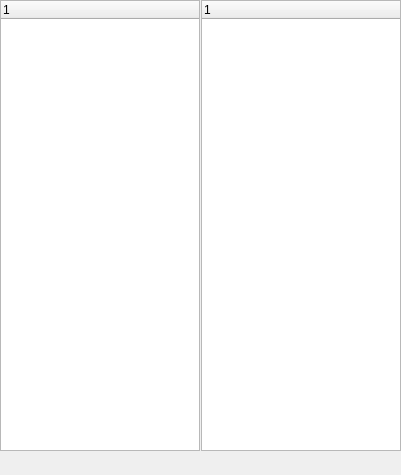
<?xml version="1.0" encoding="UTF-8"?>
<ui version="4.0">
 <class>CDataZoneRight</class>
 <widget class="QDockWidget" name="CDataZoneRight">
  <property name="geometry">
   <rect>
    <x>0</x>
    <y>0</y>
    <width>401</width>
    <height>475</height>
   </rect>
  </property>
  <property name="windowTitle">
   <string>DataZoneRight</string>
  </property>
  <widget class="QWidget" name="dockWidgetContents">
   <widget class="QWidget" name="layoutWidget">
    <property name="geometry">
     <rect>
      <x>0</x>
      <y>0</y>
      <width>401</width>
      <height>451</height>
     </rect>
    </property>
    <layout class="QHBoxLayout" name="horizontalLayout_3">
     <property name="spacing">
      <number>1</number>
     </property>
     <item>
      <widget class="QTreeWidget" name="treeWidget">
       <column>
        <property name="text">
         <string notr="true">1</string>
        </property>
       </column>
      </widget>
     </item>
     <item>
      <widget class="QTreeWidget" name="treeWidget_2">
       <column>
        <property name="text">
         <string notr="true">1</string>
        </property>
       </column>
      </widget>
     </item>
    </layout>
   </widget>
  </widget>
 </widget>
 <resources/>
 <connections/>
</ui>
